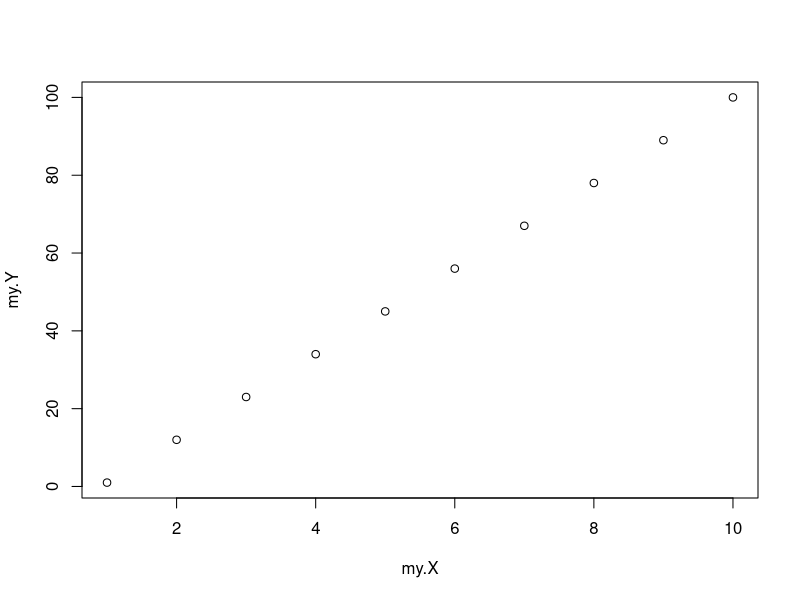
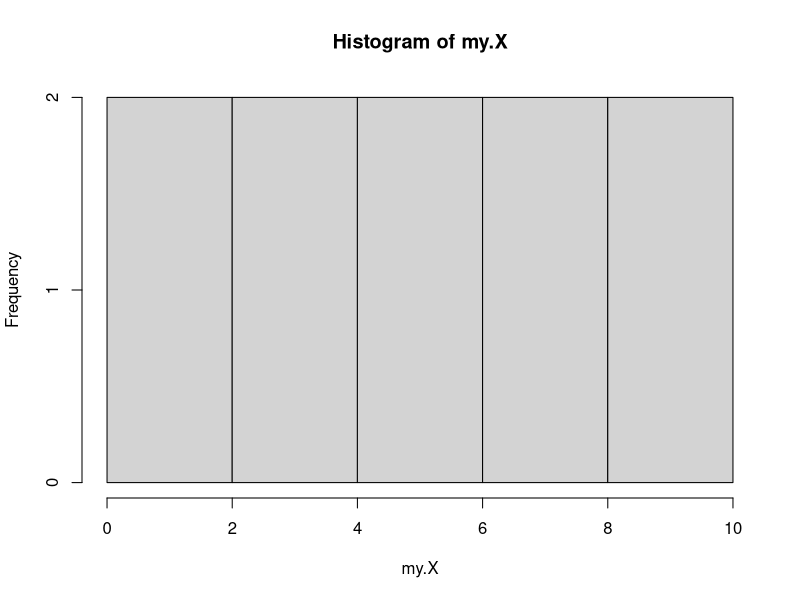
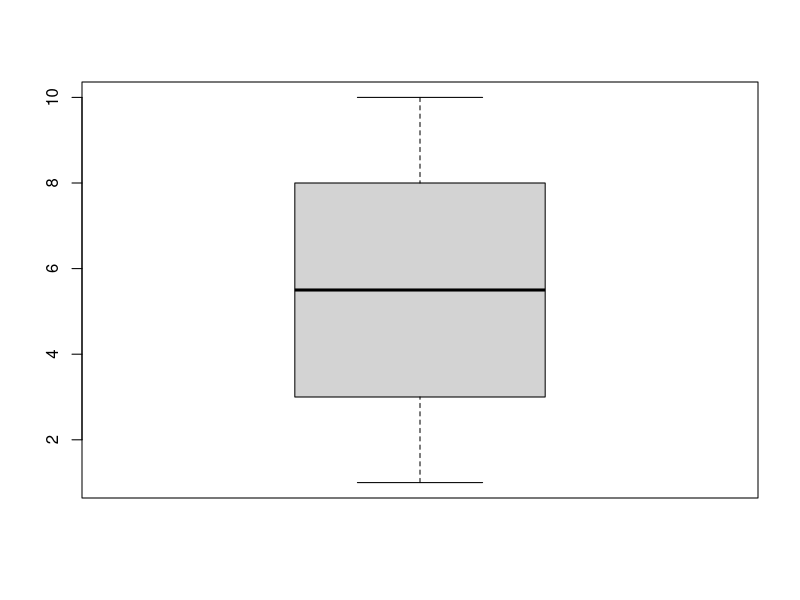
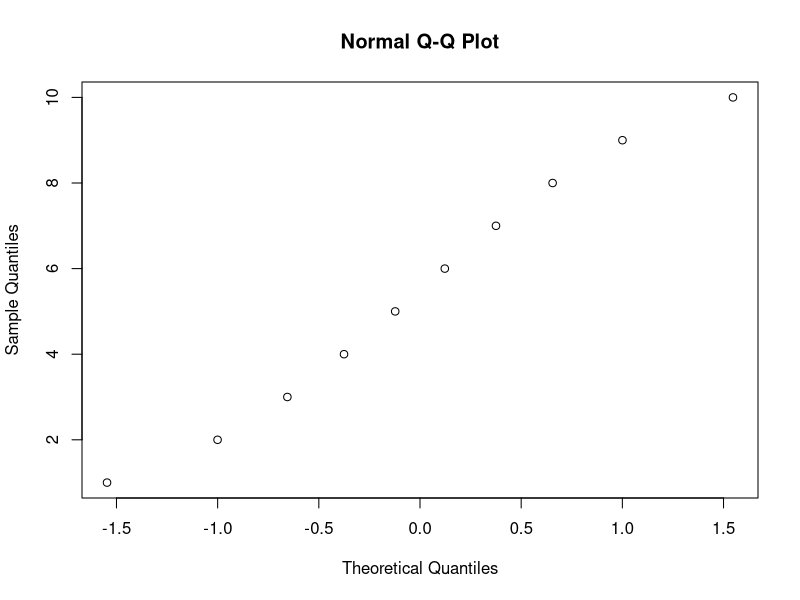
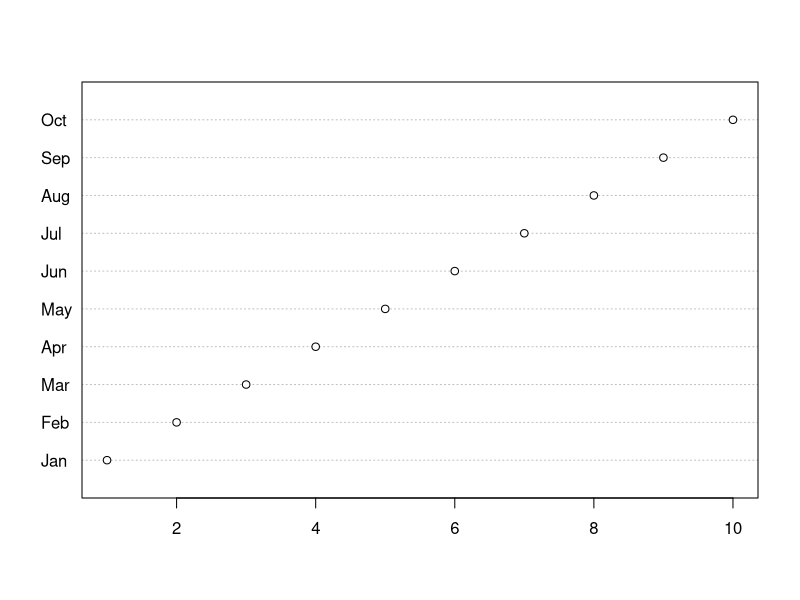
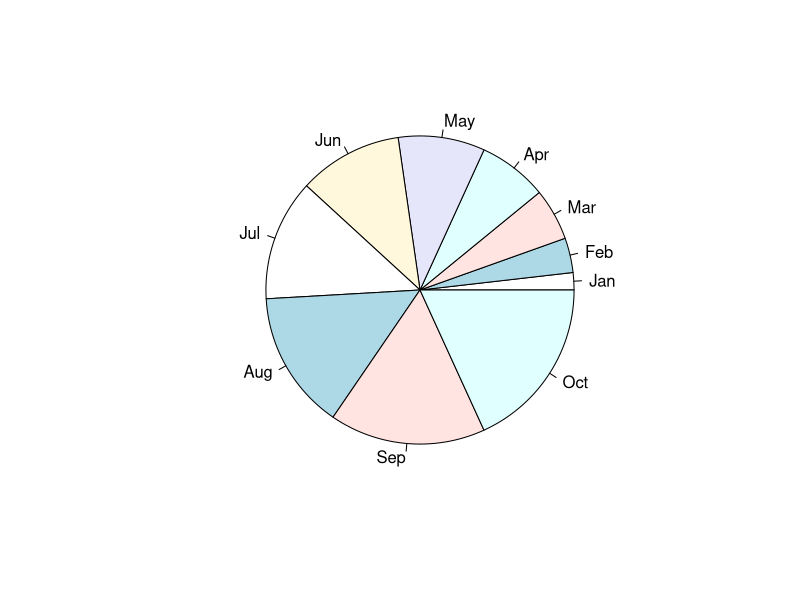
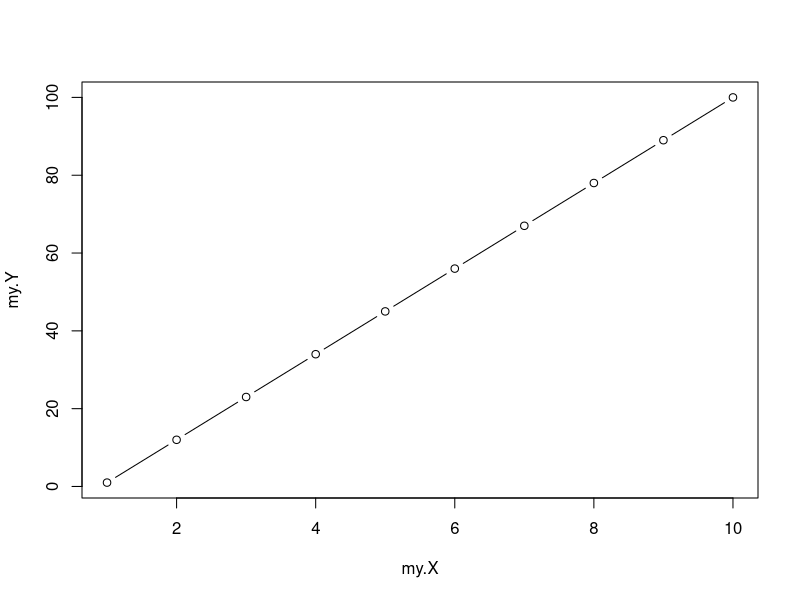
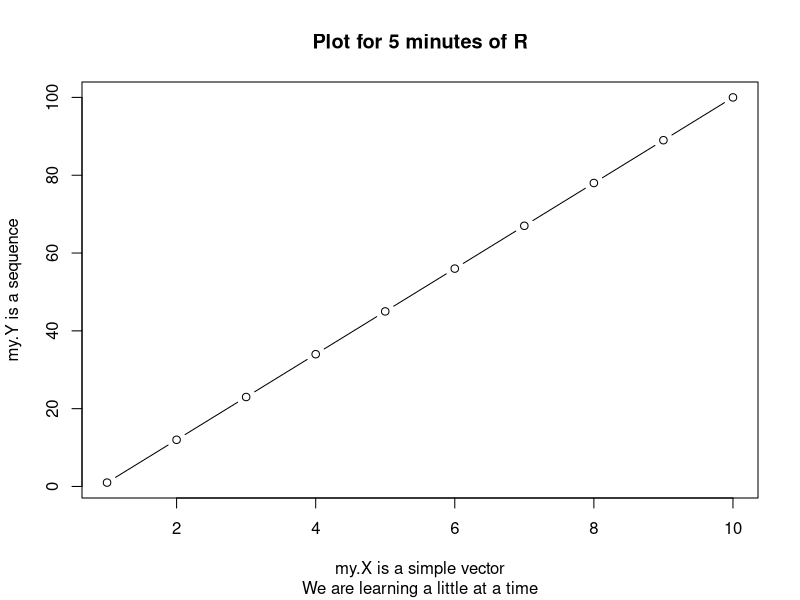

Generate these figures, in order, with R:
# Copyright Mark Niemann-Ross, 2017
# Author: Mark Niemann-Ross. mark.niemannross@gmail.com
# Description: Example file for plot: five minutes of R

# documentation of plot()
?plot

# set up an x and y variable
my.X <- c(1:10)
my.Y <- seq(from=1, to=100,length.out = length(my.X))

# the simplest of all plots
plot(my.X,my.Y)
hist(my.X)
boxplot(my.X)
qqnorm(my.X)
dotchart(my.X,labels=month.abb[1:10])
pie(my.X,labels=month.abb[1:10])

# change the appearance of the plotted points
plot(my.X,my.Y,type = "b")

# setting the titles and labels
plot(my.X,my.Y,
     type = "b",
     main = "Plot for 5 minutes of R",
     sub = "We are learning a little at a time",
     xlab="my.X is a simple vector",
     ylab="my.Y is a sequence")

# adding another line to a plot
plot(my.X,my.Y,
     type = "b",
     main = "Plot for 5 minutes of R",
     sub = "We are learning a little at a time",
     xlab="my.X is a simple vector",
     ylab="my.Y is a sequence")
lines(c(1,10),c(1,20))

?lines # hint: this will tell you more about how to do lines

# another example of plot & line
plot(my.X,my.Y)
lines(c(1,10),c(1,20), type="o", pch=22, lty=2, col="red")

# You can also use functions as x and y arguments
some.values <- function() { 
  return(seq(from=1, to=100,length.out = length(my.X))^2)
  }
plot(my.X,some.values())

# ggplot2 is a very popular package from the tidyverse
# https://cran.r-project.org/web/packages/ggplot2/ggplot2.pdf

# related to ggplot2, look at qplot
